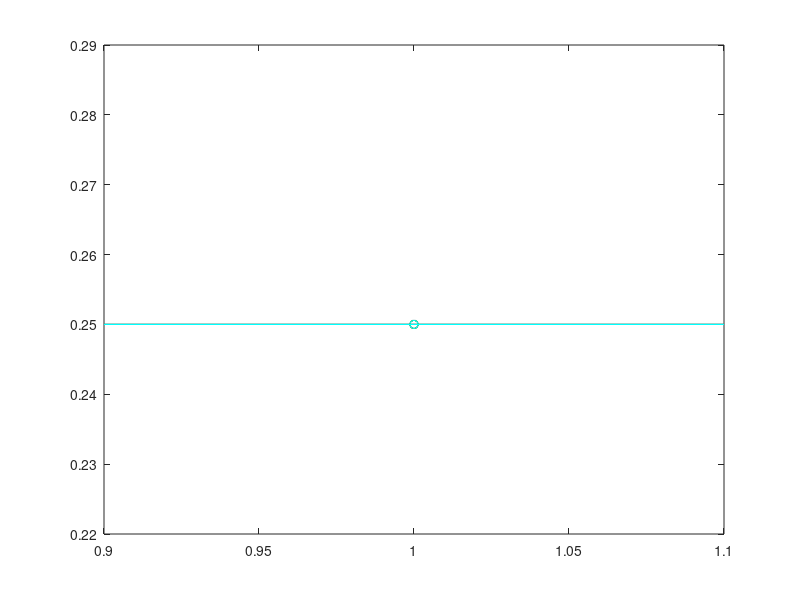
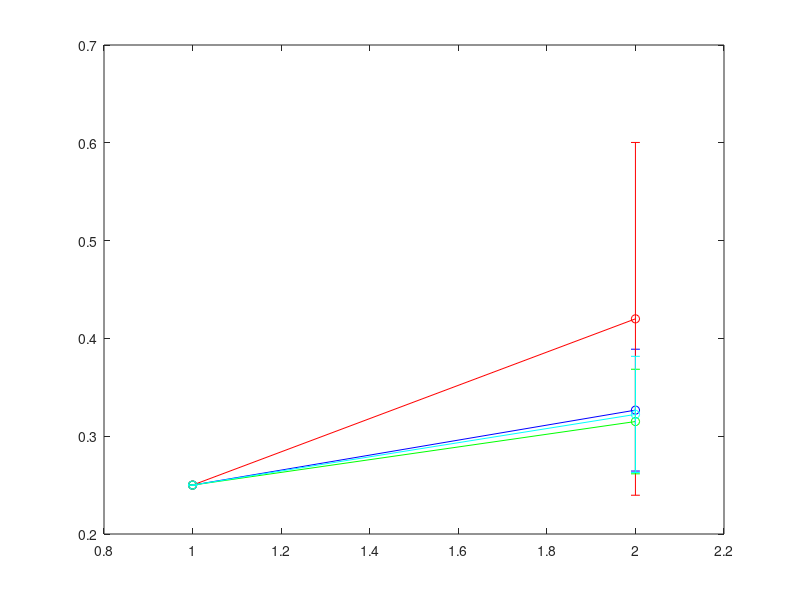
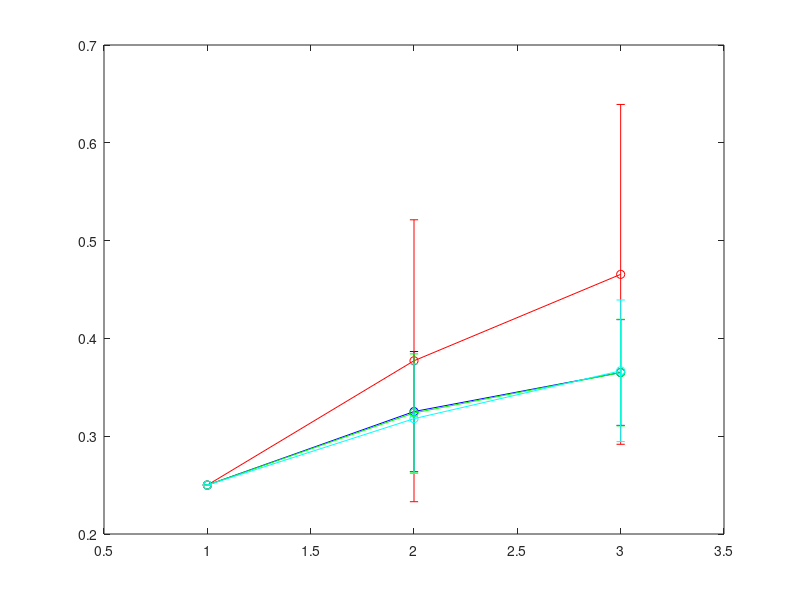
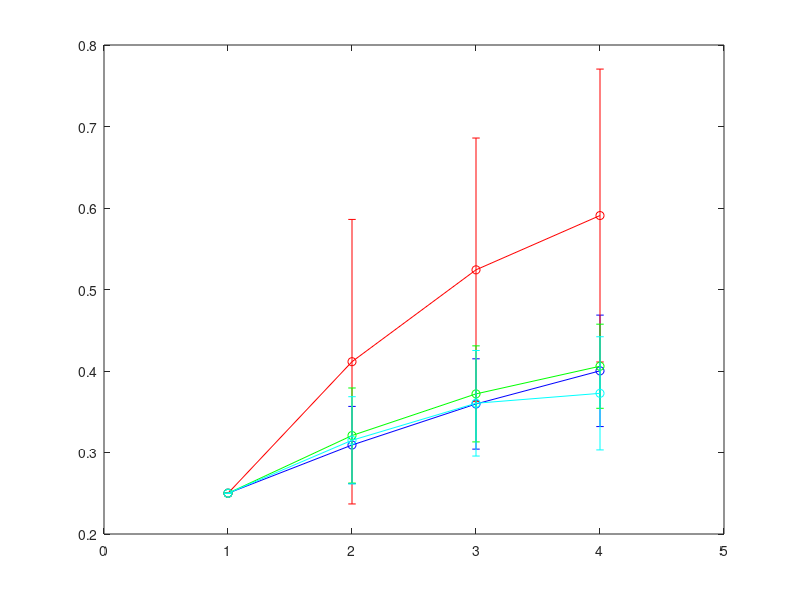

Here is the MATLAB script that generated these plots, in order:
clc
clear all;
load ReGammaPoint9NewObs.mat

for i = 1:30
    
    rewI = rewIR30H{i};
    rewN = rewNorm30H{i};
    rewRo = rewRotate30H{i};
    rewRa = rewRandom30H{i};
    
    mI = mean(rewI,1)
    sI = std(rewI,1)
    
    mN = mean(rewN,1)
    sN = std(rewN,1)

    mRo = mean(rewRo,1)
    sRo = std(rewRo,1)
    
    mRa = mean(rewRa,1)
    sRa = std(rewRa,1)
    figure;
    errorbar(mN,sN,'bo-');
    hold on
    errorbar(mI,sI,'ro-');
    errorbar(mRo,sRo,'go-');
    errorbar(mRa,sRa,'co-');
    
    %pause
end
    